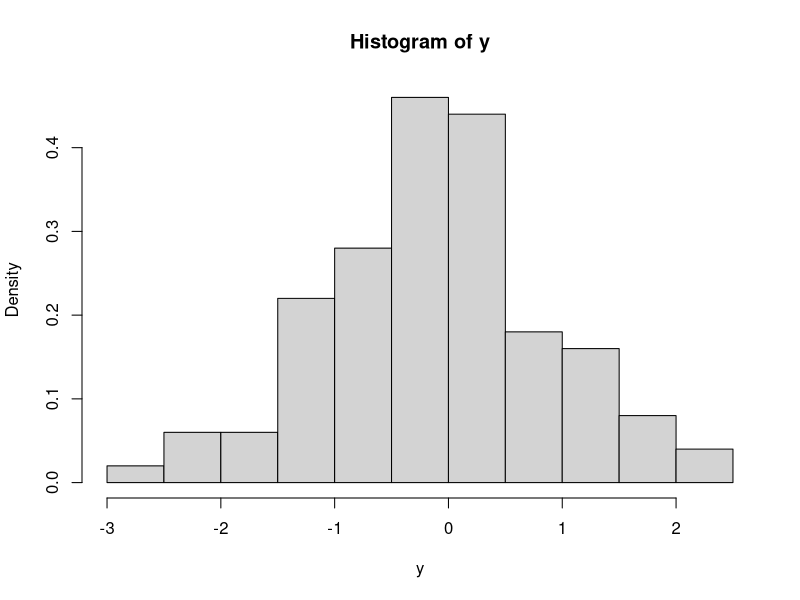
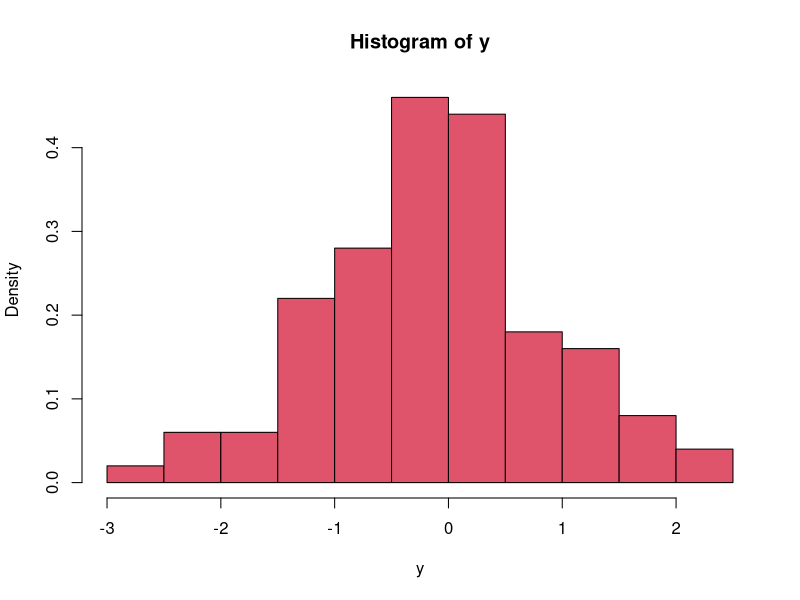
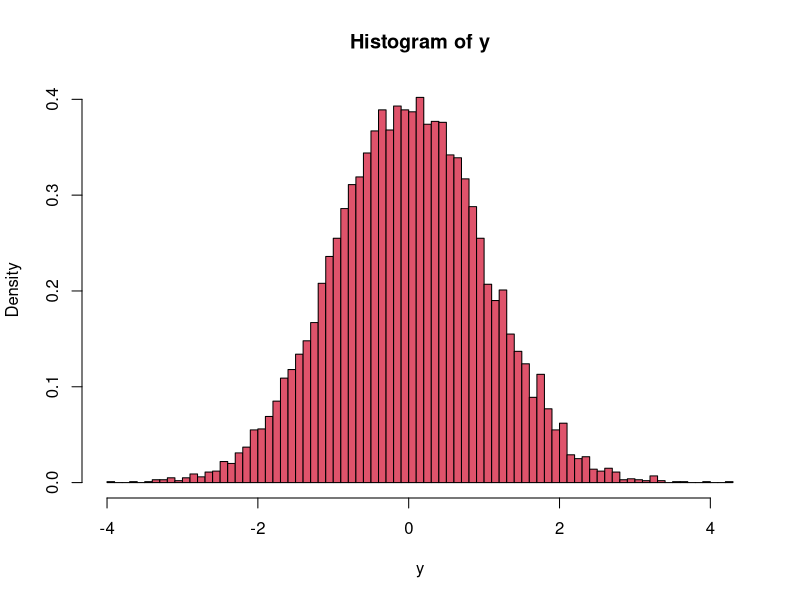
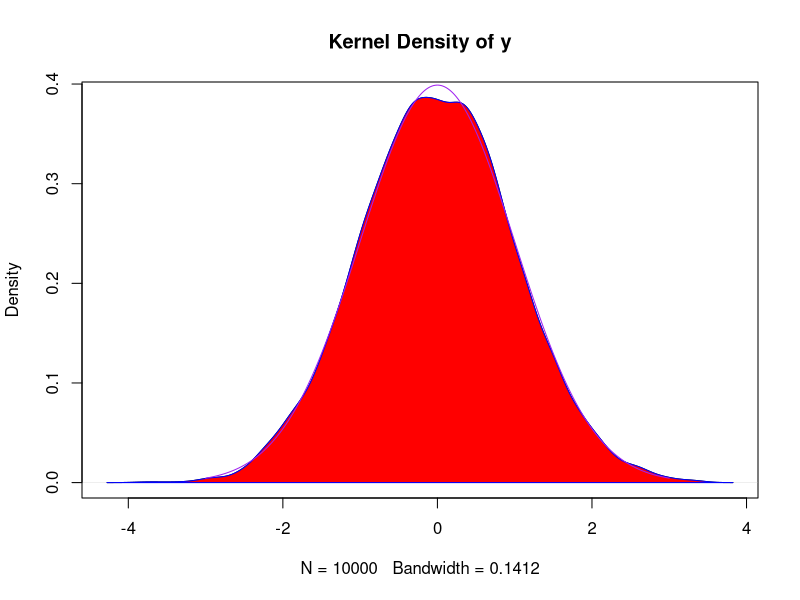
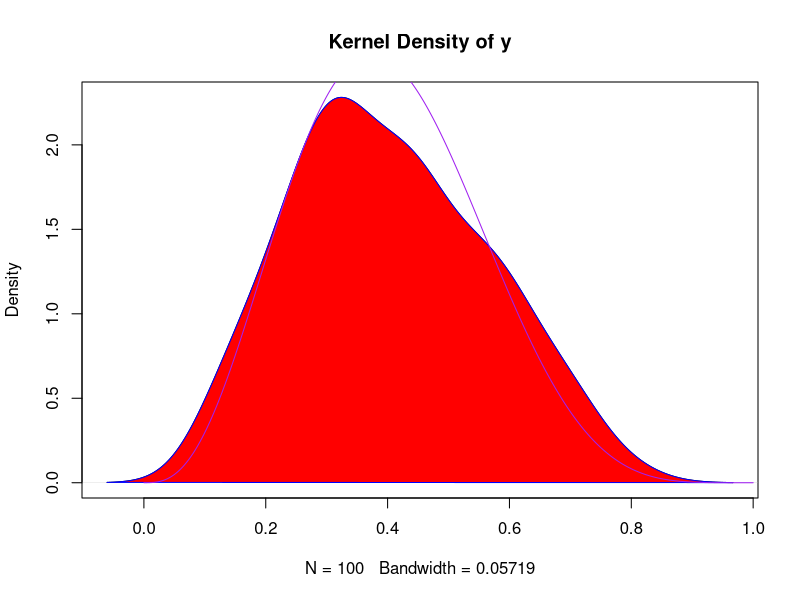
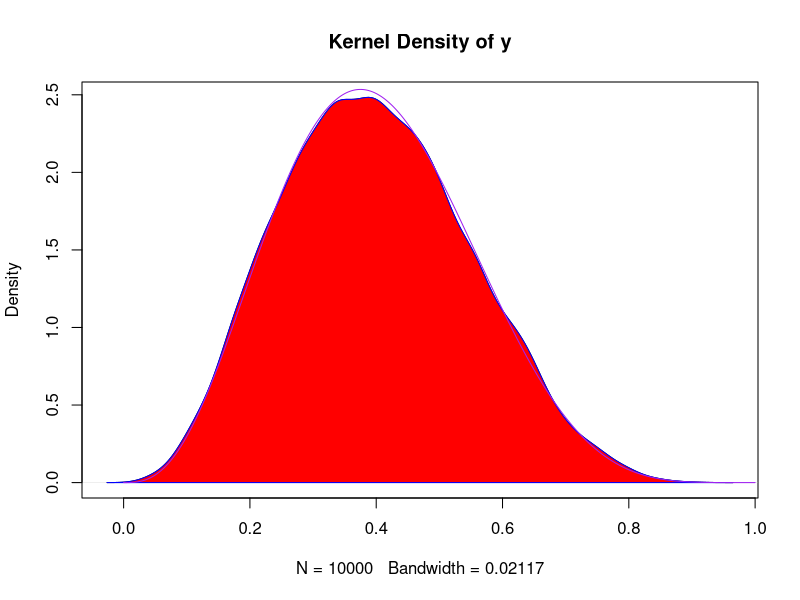

Recreate these plots in R, in order.
## ---- chunk 1
dnorm(0) 
dnorm(0)*sqrt(2*pi)
qnorm(0.975) 
pnorm(1.96)
## ---- chunk 2
x=runif(10)
summary(x)
var(x)

x=runif(10^4)
summary(x)
var(x)
## ---- chunk 3
x=rgamma(10,3,5)
summary(x)
var(x)

x=rgamma(10^4,3,5)
summary(x)
var(x)
## ---- chunk 4
n=100
y=rnorm(n)
hist(y,freq = FALSE)
hist(y,col=2, freq= FALSE)
## ---- chunk 5
n=10000
y=rnorm(n)
hist(y,col=2,breaks=100,freq = FALSE)
## ---- chunk 6
n=10000
y=rnorm(n)
d = density(y)
plot(d, main="Kernel Density of y")
polygon(d, col="red", border="blue")
x=seq(-3,3,length=1000)
lines(x,dnorm(x),col='purple')
## ---- chunk 7
n=100
y=rbeta(n,4,6)
d = density(y)
plot(d, main="Kernel Density of y")
polygon(d, col="red", border="blue")
x=seq(0,1,length=1000)
lines(x,dbeta(x,4,6),col='purple')

n=10^4
y=rbeta(n,4,6)
d = density(y)
plot(d, main="Kernel Density of y")
polygon(d, col="red", border="blue")
x=seq(0,1,length=1000)
lines(x,dbeta(x,4,6),col='purple')

## ---- chunk 8
y=98
c(y-1.96*sqrt(80)/sqrt(1),y+1.96*sqrt(80)/sqrt(1))

## ---- chunk 9
mupost = 102.8
sdpost = sqrt(48)
qnorm(c(0.025,0.975), mupost,sdpost )
## ---- chunk 10
N=100000
x=rnorm(N,mupost,sdpost)
quantile(x,probs=c(0.025,0.975))
## ---- chunk 11
N=100000
x=rbeta(N,5,7)
mean(x)
median(x)
quantile(x,probs=c(0.025,0.975))
